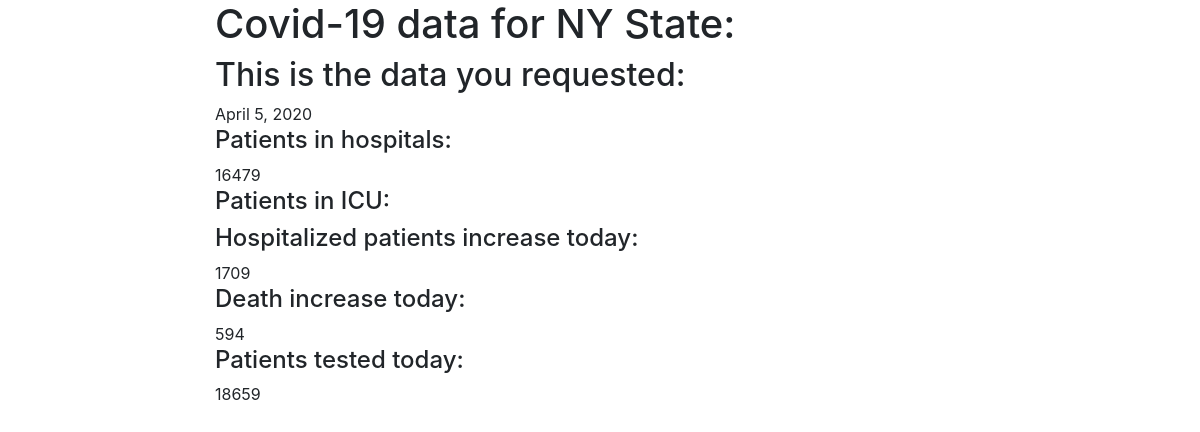
/covidapp/6/, run on the app's committed database.
### covidapp/models.py (models this page shows, shortened)
class Hospital(models.Model):
    date_time 			=    	models.DateField()
    hospital_currently 	= 		models.IntegerField(null=True)
    icucurrently		= 		models.IntegerField(null=True)
    hospital_increase 	= 		models.IntegerField(null=True)
    dead_daily			= 		models.IntegerField(null=True)
    tested_today		=		models.IntegerField(null=True)

### covidapp/views.py (the view)
# urls.py: path('<int:id>/', views.hospital_detail_view, name='hospital-detail'),
def hospital_detail_view(request, id):
	obj = Hospital.objects.get(id=id)
	context = {
		"object": obj
	}
	return render(request, "covidapp/hospital_detail.html", context)

### covidapp/templates/covidapp/hospital_detail.html (shortened to what this page needs)
{% extends 'base.html' %}
{% load bootstrap4 %}
{% block content %}
<h1>{% block header %}Covid-19 data for NY State: </h1>{% endblock %}
<h2>{% block title %}This is the data you requested: </h2>{{ object.date_time }}{% endblock %}
<h4>Patients in hospitals: </h4> {{ object.hospital_currently }}
<h4>Patients in ICU: </h4>{{ object.ICU_currently }}
<h4>Hospitalized patients increase today: </h4>{{ object.hospital_increase }}
<h4>Death increase today: </h4>{{ object.dead_daily }}
<h4>Patients tested today: </h4>{{ object.tested_today }}
{% endblock %}

### data on the page
Hospital: date_time "April 5, 2020", hospital_currently "16479", hospital_increase "1709", dead_daily "594", tested_today "18659"
